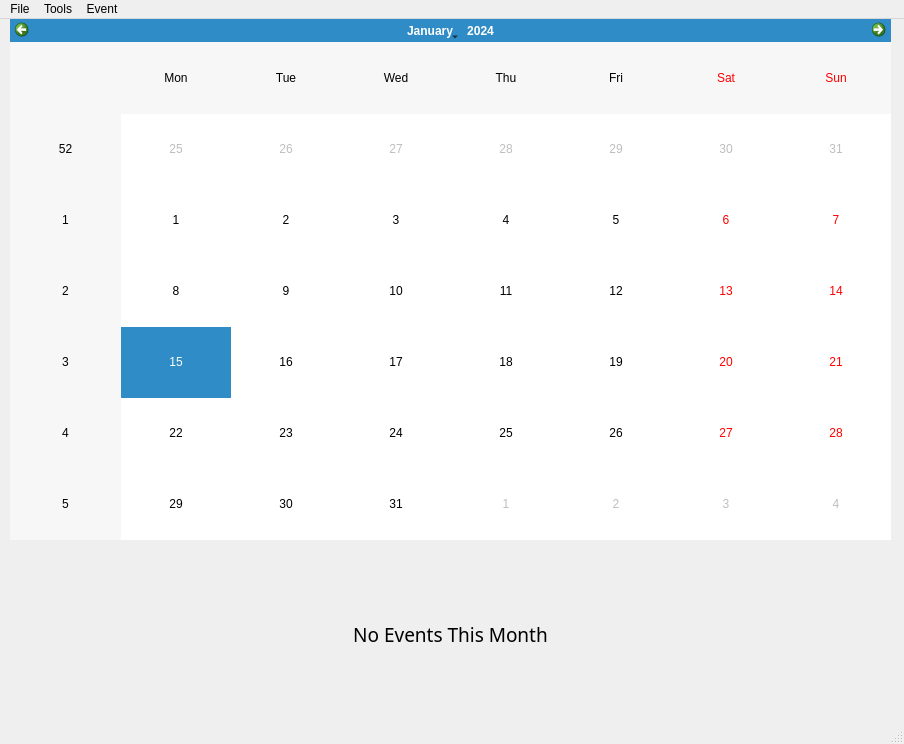
<?xml version="1.0" encoding="UTF-8"?>
<ui version="4.0">
 <class>PythonCalendar</class>
 <widget class="QMainWindow" name="PythonCalendar">
  <property name="geometry">
   <rect>
    <x>0</x>
    <y>0</y>
    <width>904</width>
    <height>744</height>
   </rect>
  </property>
  <property name="windowTitle">
   <string>MainWindow</string>
  </property>
  <widget class="QWidget" name="centralwidget">
   <widget class="QCalendarWidget" name="calendar_1">
    <property name="geometry">
     <rect>
      <x>10</x>
      <y>0</y>
      <width>881</width>
      <height>521</height>
     </rect>
    </property>
   </widget>
   <widget class="QLabel" name="eventOutput">
    <property name="geometry">
     <rect>
      <x>10</x>
      <y>530</y>
      <width>881</width>
      <height>171</height>
     </rect>
    </property>
    <property name="font">
     <font>
      <family>Nirmala UI Semilight</family>
      <pointsize>14</pointsize>
     </font>
    </property>
    <property name="cursor">
     <cursorShape>ArrowCursor</cursorShape>
    </property>
    <property name="text">
     <string>No Events This Month</string>
    </property>
    <property name="alignment">
     <set>Qt::AlignCenter</set>
    </property>
   </widget>
  </widget>
  <widget class="QMenuBar" name="menubar">
   <property name="geometry">
    <rect>
     <x>0</x>
     <y>0</y>
     <width>904</width>
     <height>26</height>
    </rect>
   </property>
   <widget class="QMenu" name="menufile">
    <property name="title">
     <string>File</string>
    </property>
    <widget class="QMenu" name="menuShare">
     <property name="title">
      <string>Share</string>
     </property>
     <addaction name="actionBeta"/>
     <addaction name="separator"/>
    </widget>
    <widget class="QMenu" name="menuNew">
     <property name="title">
      <string>New</string>
     </property>
     <addaction name="actionCalendar"/>
    </widget>
    <addaction name="menuNew"/>
    <addaction name="actionSave"/>
    <addaction name="actionSave_As"/>
    <addaction name="menuShare"/>
   </widget>
   <widget class="QMenu" name="menuTools">
    <property name="title">
     <string>Tools</string>
    </property>
    <addaction name="actionPreferences"/>
    <addaction name="actionWidgets"/>
   </widget>
   <widget class="QMenu" name="menuEvent">
    <property name="title">
     <string>Event</string>
    </property>
    <addaction name="actionAdd"/>
    <addaction name="actionDelete"/>
    <addaction name="separator"/>
   </widget>
   <addaction name="menufile"/>
   <addaction name="menuTools"/>
   <addaction name="menuEvent"/>
  </widget>
  <widget class="QStatusBar" name="statusbar"/>
  <action name="actionPenis">
   <property name="text">
    <string>Event</string>
   </property>
  </action>
  <action name="actionOpen">
   <property name="text">
    <string>Open</string>
   </property>
  </action>
  <action name="actionHoliday">
   <property name="text">
    <string>Holiday</string>
   </property>
  </action>
  <action name="actionBirthday">
   <property name="text">
    <string>Birthday</string>
   </property>
  </action>
  <action name="actionSave">
   <property name="text">
    <string>Save</string>
   </property>
  </action>
  <action name="actionSave_As">
   <property name="text">
    <string>Save As</string>
   </property>
  </action>
  <action name="actionPreferences">
   <property name="text">
    <string>Preferences</string>
   </property>
  </action>
  <action name="actionWidgets">
   <property name="text">
    <string>Widgets</string>
   </property>
  </action>
  <action name="actionBeta">
   <property name="text">
    <string>Beta</string>
   </property>
  </action>
  <action name="actionAdd">
   <property name="text">
    <string>Add</string>
   </property>
  </action>
  <action name="actionDelete">
   <property name="text">
    <string>Delete</string>
   </property>
  </action>
  <action name="actionCalendar">
   <property name="text">
    <string>Calendar</string>
   </property>
  </action>
 </widget>
 <resources/>
 <connections/>
</ui>
